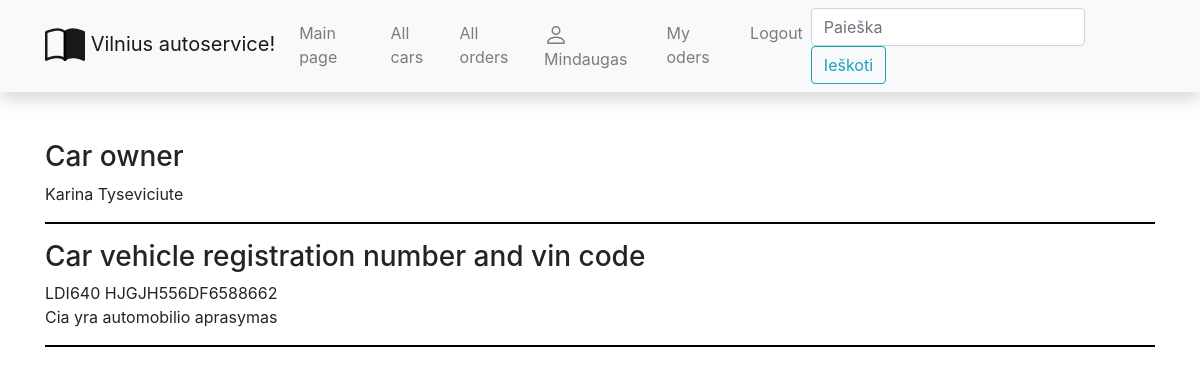
Page /autoservisas/car/1 (signed in) on the committed database.
### autoservisas/models.py (models this page shows, shortened)
class Car(models.Model):
    valst_nr = models.CharField('Number', max_length=6, help_text='Enter the country registration number')
    vin_code = models.CharField('VIN_code', max_length=17, help_text='Enter a VIN code')
    client = models.CharField('Client', max_length=200, help_text='Enter client name and last name')
    description = HTMLField(default='Cia yra automobilio aprasymas')
    automodel = models.ForeignKey('AutoModel', on_delete=models.SET_NULL, null=True)
    cover = models.ImageField('Photo', upload_to='covers', null=True)
    class Meta:
        verbose_name = "Car"
        verbose_name_plural = "Cars"

### autoservisas/views.py (the view)
# urls.py: path('car/', views.cars, name='car'),
def car(request, car_id):
    single_car = get_object_or_404(Car, pk=car_id)
    return render(request, 'car.html', {'car': single_car})

### autoservisas/templates/car.html
{% extends "base.html" %}
{% block content %}
<div>
  <h3>Car owner</h3>
  {{ car.client }}
  <hr/>
  <h3>Car vehicle registration number and vin code </h3>
  {{ car.valst_nr }} {{ car.vin_code }}
  <p> {{ car.description |  safe }} </p>
  <hr/>
</div>
{% endblock %}

### autoservisas/templates/base.html (shortened to what this page needs)
<!DOCTYPE html>
<html lang="en">
  <head>
    <link
      rel="stylesheet"
      href="https://stackpath.bootstrapcdn.com/bootstrap/4.1.3/css/bootstrap.min.css"
    />
    <link
      rel="stylesheet"
      href="https://cdnjs.cloudflare.com/ajax/libs/font-awesome/4.7.0/css/font-awesome.min.css"
    />
    {% load static %}
    <link rel="stylesheet" href="{% static 'css/styles.css' %}" />
  </head>
  <body>
    <nav
      class="navbar navbar-expand-lg navbar-light bg-light static-top mb-5 shadow"
    >
      <div class="container">
        <a class="navbar-brand" href="#">
          Vilnius autoservice!</a
        >
        <div class="collapse navbar-collapse" id="navbarResponsive">
          <ul class="navbar-nav ml-auto">
            <li class="nav-item">
              <a class="nav-link" href="{% url 'index' %}">Main page</a>
            </li>
            <li class="nav-item">
              <a class="nav-link" href="{% url 'car' %}">All cars</a>
            </li>
            <li class="nav-item">
              <a class="nav-link" href="{% url 'orders' %}">All orders</a>
            </li>
              {% if user.is_authenticated %}
                <li class="nav-item"><a class="nav-link" href="#">
                    {{ user.get_username }}</a></li>
                <li class="nav-item"><a class="nav-link" href="{% url 'my-ordered' %}">My oders</a></li>
                <li class="nav-item"><a class="nav-link" href="{% url 'logout'%}?next=/autoservisas">Logout</a></li>
                {% else %}
                <li class="nav-item"><a class="nav-link" href="{% url 'login'%}?next={{request.path}}">Login</a>
                </li>
                <li class="nav-item"><a class="nav-link" href="{% url 'register' %}">Register</a></li>
                {% endif %}
          </ul>
          <form
            class="form-inline my-2 my-lg-0"
            action="{% url 'search' %}"
            method="get"
          >
            <input
              class="form-control mr-sm-2"
              type="search"
              placeholder="Paieška"
              aria-label="Search"
              name="query"
            />
            <button class="btn btn-outline-info my-2 my-sm-0" type="submit">
              Ieškoti
            </button>
          </form>
        </div>
      </div>
    </nav>
    <div class="container">
      {% block content %}{% endblock %}</div>
  </body>
</html>

### autoservisas/static/css/styles.css (style rules this page uses)
hr { width: 100%; background-color: black; height: 1px; border-color : transparent; }

### rows in the picture
Car: client "Karina Tyseviciute", valst_nr "LDI640", vin_code "HJGJH556DF6588662", description "Cia yra automobilio aprasymas"

### other values in the picture
{{ user.get_username }} "Mindaugas"
